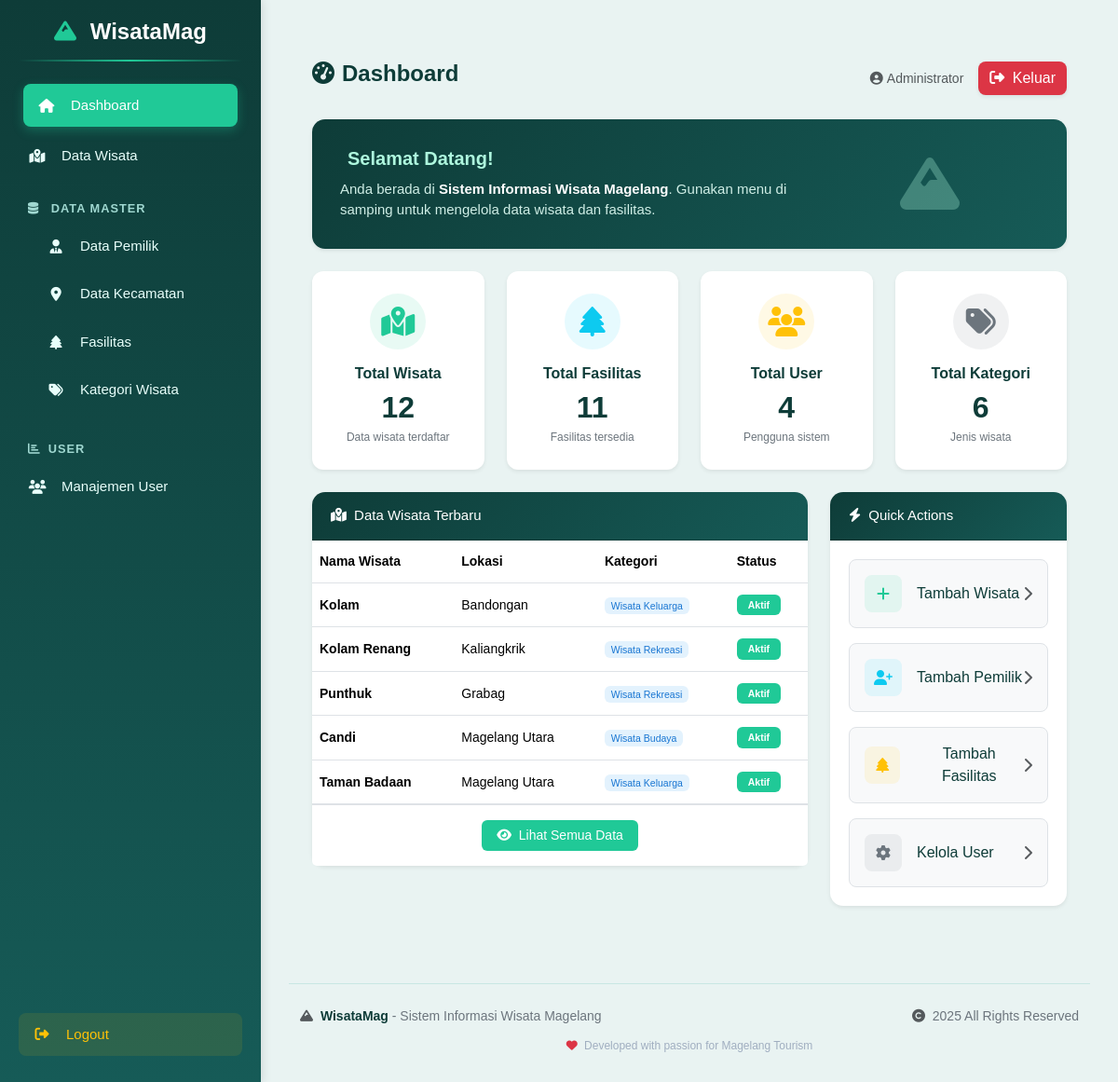
The page /index.php/dashboard on the database its author committed.
### tables this page shows
CREATE TABLE `wisata` (
  `id_wisata` int NOT NULL,
  `nama_wisata` varchar(100) NOT NULL,
  `id_pemilik` int DEFAULT NULL,
  `id_kecamatan` int DEFAULT NULL,
  `id_kategori` int NOT NULL,
  `alamat` text,
  `jumlah_karyawan` int DEFAULT NULL
);

CREATE TABLE `kecamatan` (
  `id_kecamatan` int NOT NULL,
  `nama_kecamatan` varchar(100) NOT NULL
);

### application/controllers/Dashboard.php (called while the page is built, shortened)
<?php
class Dashboard extends CI_Controller {
    public function __construct() {
        $this->load->model('User_model');
    }
    public function index()
    {
        $data['title'] = 'Dashboard';
        $data['total_wisata'] = $this->db->count_all('wisata');
        $data['total_fasilitas'] = $this->db->count_all('fasilitas');
        $data['total_kategori'] = $this->db->count_all('kategori_wisata');
        $data['total_user'] = $this->User_model->count_all('user');
        $data['wisata_terbaru'] = $this->User_model->get_recent_wisata(5);
        $this->load->view('template/header', $data);
        $this->load->view('template/sidebar', $data);
        $this->load->view('dashboard', $data);
        $this->load->view('template/footer');
    }
}

### index.php (called while the page is built, shortened)
<?php
require_once BASEPATH.'core/CodeIgniter.php';

### application/models/User_model.php (called while the page is built, shortened)
<?php
class User_model extends CI_Model {
    public function get_recent_wisata($limit = 5)
    {
        $this->db->select('w.nama_wisata, k.nama_kecamatan as lokasi, COALESCE(kat.nama_kategori, "Umum") as kategori');
        $this->db->from('wisata w');
        $this->db->join('kecamatan k', 'w.id_kecamatan = k.id_kecamatan', 'left');
        $this->db->join('kategori_wisata kat', 'w.id_kategori = kat.id_kategori', 'left');
        $this->db->order_by('w.id_wisata', 'DESC');
        $this->db->limit($limit);
        return $this->db->get()->result();
    }
}

### application/views/dashboard.php (the view, shortened to what this page needs)
<div class="content-wrapper" style="background:#e9f3f2; min-height:100vh; padding:35px 25px;">
  <div class="d-flex justify-content-between align-items-center mb-4 flex-wrap">
    <h4 style="font-weight:600; color:#0e3c38; margin-bottom:10px;">
      <i class="fas fa-tachometer-alt me-2"></i>Dashboard
    </h4>
    <div class="d-flex align-items-center">
      <span class="text-muted me-3" style="font-size:14px;">
        <i class="fas fa-user-circle me-1"></i><?= $this->session->userdata('ses_nama') ?? 'Administrator' ?>
      </span>
      <a href="<?= base_url('login/logout') ?>"
         class="btn shadow-sm"
         style="background:#dc3545; color:#fff; border:none; border-radius:8px; padding:6px 12px; font-weight:500; transition:0.3s;">
        <i class="fas fa-sign-out-alt me-1"></i> Keluar
      </a>
    </div>
  </div>
  <div class="card border-0 shadow-sm mb-4" style="border-radius:14px; background:linear-gradient(135deg, #0e3c38 0%, #165b57 100%);">
    <div class="card-body" style="padding:30px;">
      <div class="row align-items-center">
        <div class="col-md-8">
          <h5 style="color:#aef7de; font-weight:600; margin-bottom:10px;">
            <i class="fas fa-hand-wave me-2"></i>Selamat Datang!
          </h5>
          <p style="color:#cfeee6; margin:0; font-size:15px;">
            Anda berada di <strong style="color:#fff;">Sistem Informasi Wisata Magelang</strong>.
            Gunakan menu di samping untuk mengelola data wisata dan fasilitas.
          </p>
        </div>
        <div class="col-md-4 text-center">
          <i class="fas fa-mountain fa-4x" style="color:rgba(174, 247, 222, 0.3);"></i>
        </div>
      </div>
    </div>
  </div>
  <div class="row g-4 mb-4">
    <div class="col-md-3">
      <div class="card border-0 shadow-sm h-100" style="border-radius:12px; background:#fff;">
        <div class="card-body text-center p-4">
          <div class="icon-wrapper mb-3" style="width:60px; height:60px; background:rgba(32, 201, 151, 0.1); border-radius:50%; display:flex; align-items:center; justify-content:center; margin:0 auto;">
            <i class="fas fa-map-marked-alt fa-2x" style="color:#20c997;"></i>
          </div>
          <h6 style="color:#0e3c38; font-weight:600; margin-bottom:8px;">Total Wisata</h6>
          <h2 style="color:#0e3c38; margin:0; font-weight:700;"><?= $total_wisata ?? 0 ?></h2>
          <small style="color:#6c757d; font-size:12px;">Data wisata terdaftar</small>
        </div>
      </div>
    </div>
    <div class="col-md-3">
      <div class="card border-0 shadow-sm h-100" style="border-radius:12px; background:#fff;">
        <div class="card-body text-center p-4">
          <div class="icon-wrapper mb-3" style="width:60px; height:60px; background:rgba(13, 202, 240, 0.1); border-radius:50%; display:flex; align-items:center; justify-content:center; margin:0 auto;">
            <i class="fas fa-tree fa-2x" style="color:#0dcaf0;"></i>
          </div>
          <h6 style="color:#0e3c38; font-weight:600; margin-bottom:8px;">Total Fasilitas</h6>
          <h2 style="color:#0e3c38; margin:0; font-weight:700;"><?= $total_fasilitas ?? 0 ?></h2>
          <small style="color:#6c757d; font-size:12px;">Fasilitas tersedia</small>
        </div>
      </div>
    </div>
    <div class="col-md-3">
      <div class="card border-0 shadow-sm h-100" style="border-radius:12px; background:#fff;">
        <div class="card-body text-center p-4">
          <div class="icon-wrapper mb-3" style="width:60px; height:60px; background:rgba(255, 193, 7, 0.1); border-radius:50%; display:flex; align-items:center; justify-content:center; margin:0 auto;">
            <i class="fas fa-users fa-2x" style="color:#ffc107;"></i>
          </div>
          <h6 style="color:#0e3c38; font-weight:600; margin-bottom:8px;">Total User</h6>
          <h2 style="color:#0e3c38; margin:0; font-weight:700;"><?= $total_user ?? 0 ?></h2>
          <small style="color:#6c757d; font-size:12px;">Pengguna sistem</small>
        </div>
      </div>
    </div>
    <div class="col-md-3">
      <div class="card border-0 shadow-sm h-100" style="border-radius:12px; background:#fff;">
        <div class="card-body text-center p-4">
          <div class="icon-wrapper mb-3" style="width:60px; height:60px; background:rgba(108, 117, 125, 0.1); border-radius:50%; display:flex; align-items:center; justify-content:center; margin:0 auto;">
            <i class="fas fa-tags fa-2x" style="color:#6c757d;"></i>
          </div>
          <h6 style="color:#0e3c38; font-weight:600; margin-bottom:8px;">Total Kategori</h6>
          <h2 style="color:#0e3c38; margin:0; font-weight:700;"><?= $total_kategori ?? 0 ?></h2>
          <small style="color:#6c757d; font-size:12px;">Jenis wisata</small>
        </div>
      </div>
    </div>
  </div>
  <div class="row g-4">
    <div class="col-md-8">
      <div class="card border-0 shadow-sm" style="border-radius:14px;">
        <div class="card-header text-white"
             style="background:linear-gradient(135deg, #0e3c38 0%, #165b57 100%); font-weight:500; padding:14px 20px; font-size:15px; border-radius:14px 14px 0 0;">
          <i class="fas fa-map-marked-alt me-1"></i> Data Wisata Terbaru
        </div>
        <div class="card-body p-0">
          <div class="table-responsive">
            <table class="table align-middle mb-0" style="color:#0e3c38; font-size:14px;">
              <thead style="background:#165b57; color:#e8fffb; font-weight:500;">
                <tr>
                  <th style="padding:12px 8px;">Nama Wisata</th>
                  <th style="padding:12px 8px;">Lokasi</th>
                  <th style="padding:12px 8px;">Kategori</th>
                  <th style="padding:12px 8px;">Status</th>
                </tr>
              </thead>
              <tbody>
                <?php if (!empty($wisata_terbaru)): ?>
                  <?php foreach ($wisata_terbaru as $w): ?>
                    <tr style="transition:0.25s;"
                        onmouseover="this.style.background='#f0f9f8';"
                        onmouseout="this.style.background='transparent';">
                      <td style="padding:12px 8px; font-weight:600;"><?= html_escape($w->nama_wisata) ?></td>
                      <td style="padding:12px 8px;"><?= html_escape($w->lokasi) ?></td>
                      <td style="padding:12px 8px;">
                        <span class="badge" style="background:#e3f2fd; color:#1976d2; font-weight:500;">
                          <?= html_escape($w->kategori) ?>
                        </span>
                      </td>
                      <td style="padding:12px 8px;">
                        <span class="badge" style="background:#20c997; color:#fff; padding:6px 12px; border-radius:6px;">
                          Aktif
                        </span>
                      </td>
                    </tr>
                  <?php endforeach; ?>
                <?php endif; ?>
              </tbody>
            </table>
          </div>
        </div>
        <div class="card-footer bg-white text-center py-3" style="border-top:1px solid #dee2e6;">
          <a href="<?= base_url('wisata') ?>"
             class="btn btn-sm"
             style="background:#20c997; color:#fff; border:none; border-radius:6px; padding:6px 16px; font-weight:500;">
            <i class="fas fa-eye me-1"></i> Lihat Semua Data
          </a>
        </div>
      </div>
    </div>
    <div class="col-md-4">
      <div class="card border-0 shadow-sm" style="border-radius:14px;">
        <div class="card-header text-white"
             style="background:linear-gradient(135deg, #0e3c38 0%, #165b57 100%); font-weight:500; padding:14px 20px; font-size:15px; border-radius:14px 14px 0 0;">
          <i class="fas fa-bolt me-1"></i> Quick Actions
        </div>
        <div class="card-body" style="padding:20px;">
          <div class="d-grid gap-3">
            <a href="<?= base_url('wisata/add') ?>"
               class="btn d-flex align-items-center justify-content-between p-3"
               style="background:#f8f9fa; border:1px solid #dee2e6; border-radius:8px; text-decoration:none; transition:0.3s;">
              <div class="d-flex align-items-center">
                <div class="icon-wrapper me-3" style="width:40px; height:40px; background:rgba(32, 201, 151, 0.1); border-radius:8px; display:flex; align-items:center; justify-content:center;">
                  <i class="fas fa-plus" style="color:#20c997;"></i>
                </div>
                <span style="color:#0e3c38; font-weight:500;">Tambah Wisata</span>
              </div>
              <i class="fas fa-chevron-right text-muted"></i>
            </a>
            <a href="<?= base_url('pemilik/add') ?>"
               class="btn d-flex align-items-center justify-content-between p-3"
               style="background:#f8f9fa; border:1px solid #dee2e6; border-radius:8px; text-decoration:none; transition:0.3s;">
              <div class="d-flex align-items-center">
                <div class="icon-wrapper me-3" style="width:40px; height:40px; background:rgba(13, 202, 240, 0.1); border-radius:8px; display:flex; align-items:center; justify-content:center;">
                  <i class="fas fa-user-plus" style="color:#0dcaf0;"></i>
                </div>
                <span style="color:#0e3c38; font-weight:500;">Tambah Pemilik</span>
              </div>
              <i class="fas fa-chevron-right text-muted"></i>
            </a>
            <a href="<?= base_url('fasilitas/add') ?>"
               class="btn d-flex align-items-center justify-content-between p-3"
               style="background:#f8f9fa; border:1px solid #dee2e6; border-radius:8px; text-decoration:none; transition:0.3s;">
              <div class="d-flex align-items-center">
                <div class="icon-wrapper me-3" style="width:40px; height:40px; background:rgba(255, 193, 7, 0.1); border-radius:8px; display:flex; align-items:center; justify-content:center;">
                  <i class="fas fa-tree" style="color:#ffc107;"></i>
                </div>
                <span style="color:#0e3c38; font-weight:500;">Tambah Fasilitas</span>
              </div>
              <i class="fas fa-chevron-right text-muted"></i>
            </a>
            <a href="<?= base_url('usermanagement') ?>"
               class="btn d-flex align-items-center justify-content-between p-3"
               style="background:#f8f9fa; border:1px solid #dee2e6; border-radius:8px; text-decoration:none; transition:0.3s;">
              <div class="d-flex align-items-center">
                <div class="icon-wrapper me-3" style="width:40px; height:40px; background:rgba(108, 117, 125, 0.1); border-radius:8px; display:flex; align-items:center; justify-content:center;">
                  <i class="fas fa-cog" style="color:#6c757d;"></i>
                </div>
                <span style="color:#0e3c38; font-weight:500;">Kelola User</span>
              </div>
              <i class="fas fa-chevron-right text-muted"></i>
            </a>
          </div>
        </div>
      </div>
    </div>
  </div>
</div>

### rows shown on the page
wisata: nama_wisata "Kolam", id_kecamatan.nama_kecamatan "Bandongan", kategori "Wisata Keluarga"
wisata: nama_wisata "Kolam Renang", id_kecamatan.nama_kecamatan "Kaliangkrik", kategori "Wisata Rekreasi"
wisata: nama_wisata "Punthuk", id_kecamatan.nama_kecamatan "Grabag", kategori "Wisata Rekreasi"
wisata: nama_wisata "Candi", id_kecamatan.nama_kecamatan "Magelang Utara", kategori "Wisata Budaya"
wisata: nama_wisata "Taman Badaan", id_kecamatan.nama_kecamatan "Magelang Utara", kategori "Wisata Keluarga"

### other values the page prints
$this->session->userdata('ses_nama') "Administrator"
$total_wisata "12"
$total_fasilitas "11"
$total_user "4"
$total_kategori "6"
